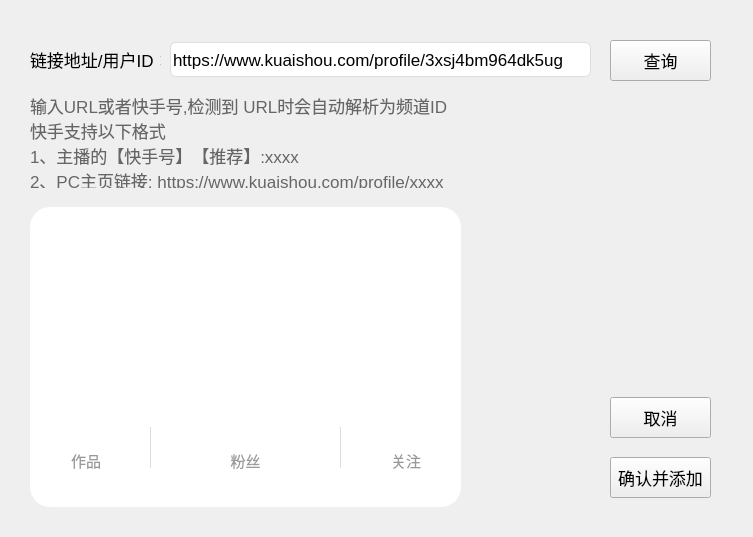
<?xml version="1.0" encoding="UTF-8"?>
<ui version="4.0">
 <class>MainWindow</class>
 <widget class="QMainWindow" name="MainWindow">
  <property name="geometry">
   <rect>
    <x>0</x>
    <y>0</y>
    <width>753</width>
    <height>537</height>
   </rect>
  </property>
  <property name="sizePolicy">
   <sizepolicy hsizetype="Fixed" vsizetype="Fixed">
    <horstretch>0</horstretch>
    <verstretch>0</verstretch>
   </sizepolicy>
  </property>
  <property name="windowTitle">
   <string>MainWindow</string>
  </property>
  <property name="toolButtonStyle">
   <enum>Qt::ToolButtonIconOnly</enum>
  </property>
  <property name="animated">
   <bool>true</bool>
  </property>
  <property name="dockOptions">
   <set>QMainWindow::AllowTabbedDocks|QMainWindow::AnimatedDocks</set>
  </property>
  <widget class="QWidget" name="centralwidget">
   <widget class="QLabel" name="label_2">
    <property name="geometry">
     <rect>
      <x>30</x>
      <y>47</y>
      <width>131</width>
      <height>25</height>
     </rect>
    </property>
    <property name="font">
     <font>
      <pointsize>13</pointsize>
     </font>
    </property>
    <property name="text">
     <string>链接地址/用户ID：</string>
    </property>
   </widget>
   <widget class="QPushButton" name="btnAdd">
    <property name="geometry">
     <rect>
      <x>610</x>
      <y>457</y>
      <width>101</width>
      <height>41</height>
     </rect>
    </property>
    <property name="font">
     <font>
      <pointsize>13</pointsize>
     </font>
    </property>
    <property name="text">
     <string>确认并添加</string>
    </property>
   </widget>
   <widget class="QLabel" name="label">
    <property name="geometry">
     <rect>
      <x>30</x>
      <y>97</y>
      <width>631</width>
      <height>91</height>
     </rect>
    </property>
    <property name="font">
     <font>
      <pointsize>13</pointsize>
     </font>
    </property>
    <property name="styleSheet">
     <string notr="true">QLabel{
	color:#666666
}</string>
    </property>
    <property name="text">
     <string>输入URL或者快手号,检测到 URL时会自动解析为频道ID
快手支持以下格式
1、主播的【快手号】【推荐】:xxxx
2、PC主页链接: https://www.kuaishou.com/profile/xxxx</string>
    </property>
   </widget>
   <widget class="QFrame" name="frame">
    <property name="geometry">
     <rect>
      <x>30</x>
      <y>207</y>
      <width>431</width>
      <height>300</height>
     </rect>
    </property>
    <property name="styleSheet">
     <string notr="true">QFrame{
	border-radius: 20px; 
	background-color: #FFFFFF; 
}</string>
    </property>
    <property name="frameShape">
     <enum>QFrame::StyledPanel</enum>
    </property>
    <property name="frameShadow">
     <enum>QFrame::Raised</enum>
    </property>
    <widget class="QWidget" name="layoutWidget_2">
     <property name="geometry">
      <rect>
       <x>150</x>
       <y>200</y>
       <width>131</width>
       <height>69</height>
      </rect>
     </property>
     <layout class="QVBoxLayout" name="verticalLayout_2">
      <item>
       <widget class="QLabel" name="lbl_fan">
        <property name="font">
         <font>
          <pointsize>18</pointsize>
         </font>
        </property>
        <property name="text">
         <string/>
        </property>
        <property name="alignment">
         <set>Qt::AlignCenter</set>
        </property>
       </widget>
      </item>
      <item>
       <widget class="QLabel" name="label_5">
        <property name="font">
         <font>
          <pointsize>11</pointsize>
         </font>
        </property>
        <property name="styleSheet">
         <string notr="true">QLabel{
	color:#999999
}</string>
        </property>
        <property name="text">
         <string>粉丝</string>
        </property>
        <property name="alignment">
         <set>Qt::AlignCenter</set>
        </property>
       </widget>
      </item>
     </layout>
    </widget>
    <widget class="QWidget" name="layoutWidget_3">
     <property name="geometry">
      <rect>
       <x>20</x>
       <y>200</y>
       <width>72</width>
       <height>69</height>
      </rect>
     </property>
     <layout class="QVBoxLayout" name="verticalLayout">
      <item>
       <widget class="QLabel" name="lbl_photo">
        <property name="font">
         <font>
          <pointsize>18</pointsize>
         </font>
        </property>
        <property name="text">
         <string/>
        </property>
        <property name="alignment">
         <set>Qt::AlignCenter</set>
        </property>
       </widget>
      </item>
      <item>
       <widget class="QLabel" name="label_4">
        <property name="font">
         <font>
          <pointsize>11</pointsize>
         </font>
        </property>
        <property name="styleSheet">
         <string notr="true">QLabel{
	color:#999999
}</string>
        </property>
        <property name="text">
         <string>作品</string>
        </property>
        <property name="alignment">
         <set>Qt::AlignCenter</set>
        </property>
       </widget>
      </item>
     </layout>
    </widget>
    <widget class="QWidget" name="layoutWidget_4">
     <property name="geometry">
      <rect>
       <x>340</x>
       <y>200</y>
       <width>72</width>
       <height>69</height>
      </rect>
     </property>
     <layout class="QVBoxLayout" name="verticalLayout_3">
      <item>
       <widget class="QLabel" name="lbl_follow">
        <property name="font">
         <font>
          <pointsize>18</pointsize>
         </font>
        </property>
        <property name="text">
         <string/>
        </property>
        <property name="alignment">
         <set>Qt::AlignCenter</set>
        </property>
       </widget>
      </item>
      <item>
       <widget class="QLabel" name="label_6">
        <property name="font">
         <font>
          <pointsize>11</pointsize>
         </font>
        </property>
        <property name="styleSheet">
         <string notr="true">QLabel{
	color:#999999
}</string>
        </property>
        <property name="text">
         <string>关注</string>
        </property>
        <property name="alignment">
         <set>Qt::AlignCenter</set>
        </property>
       </widget>
      </item>
     </layout>
    </widget>
    <widget class="QLabel" name="label_13">
     <property name="geometry">
      <rect>
       <x>120</x>
       <y>220</y>
       <width>1</width>
       <height>41</height>
      </rect>
     </property>
     <property name="font">
      <font>
       <pointsize>13</pointsize>
      </font>
     </property>
     <property name="styleSheet">
      <string notr="true">background-color:#dddddd</string>
     </property>
     <property name="text">
      <string/>
     </property>
    </widget>
    <widget class="QLabel" name="label_14">
     <property name="geometry">
      <rect>
       <x>310</x>
       <y>220</y>
       <width>1</width>
       <height>41</height>
      </rect>
     </property>
     <property name="font">
      <font>
       <pointsize>13</pointsize>
      </font>
     </property>
     <property name="styleSheet">
      <string notr="true">background-color:#dddddd</string>
     </property>
     <property name="text">
      <string/>
     </property>
    </widget>
    <widget class="QWidget" name="layoutWidget">
     <property name="geometry">
      <rect>
       <x>150</x>
       <y>20</y>
       <width>131</width>
       <height>170</height>
      </rect>
     </property>
     <layout class="QFormLayout" name="formLayout_2">
      <property name="fieldGrowthPolicy">
       <enum>QFormLayout::FieldsStayAtSizeHint</enum>
      </property>
      <property name="rowWrapPolicy">
       <enum>QFormLayout::DontWrapRows</enum>
      </property>
      <property name="labelAlignment">
       <set>Qt::AlignCenter</set>
      </property>
      <property name="formAlignment">
       <set>Qt::AlignCenter</set>
      </property>
      <item row="0" column="0">
       <widget class="QLabel" name="lbl_head">
        <property name="maximumSize">
         <size>
          <width>120</width>
          <height>120</height>
         </size>
        </property>
        <property name="font">
         <font>
          <pointsize>13</pointsize>
         </font>
        </property>
        <property name="text">
         <string/>
        </property>
        <property name="pixmap">
         <pixmap>../Res/head_u.png</pixmap>
        </property>
        <property name="scaledContents">
         <bool>true</bool>
        </property>
        <property name="alignment">
         <set>Qt::AlignCenter</set>
        </property>
       </widget>
      </item>
      <item row="1" column="0" colspan="2">
       <layout class="QFormLayout" name="formLayout">
        <property name="sizeConstraint">
         <enum>QLayout::SetDefaultConstraint</enum>
        </property>
        <property name="formAlignment">
         <set>Qt::AlignCenter</set>
        </property>
        <property name="horizontalSpacing">
         <number>0</number>
        </property>
        <property name="verticalSpacing">
         <number>3</number>
        </property>
        <item row="0" column="0">
         <widget class="QLabel" name="lbl_name">
          <property name="sizePolicy">
           <sizepolicy hsizetype="Maximum" vsizetype="Preferred">
            <horstretch>0</horstretch>
            <verstretch>0</verstretch>
           </sizepolicy>
          </property>
          <property name="font">
           <font>
            <pointsize>14</pointsize>
           </font>
          </property>
          <property name="layoutDirection">
           <enum>Qt::LeftToRight</enum>
          </property>
          <property name="text">
           <string/>
          </property>
          <property name="alignment">
           <set>Qt::AlignCenter</set>
          </property>
         </widget>
        </item>
        <item row="0" column="1">
         <widget class="QLabel" name="lbl_gender">
          <property name="enabled">
           <bool>true</bool>
          </property>
          <property name="sizePolicy">
           <sizepolicy hsizetype="Preferred" vsizetype="Preferred">
            <horstretch>0</horstretch>
            <verstretch>0</verstretch>
           </sizepolicy>
          </property>
          <property name="maximumSize">
           <size>
            <width>15</width>
            <height>15</height>
           </size>
          </property>
          <property name="sizeIncrement">
           <size>
            <width>5</width>
            <height>5</height>
           </size>
          </property>
          <property name="baseSize">
           <size>
            <width>0</width>
            <height>0</height>
           </size>
          </property>
          <property name="font">
           <font>
            <pointsize>11</pointsize>
           </font>
          </property>
          <property name="focusPolicy">
           <enum>Qt::NoFocus</enum>
          </property>
          <property name="acceptDrops">
           <bool>false</bool>
          </property>
          <property name="layoutDirection">
           <enum>Qt::LeftToRight</enum>
          </property>
          <property name="frameShape">
           <enum>QFrame::NoFrame</enum>
          </property>
          <property name="frameShadow">
           <enum>QFrame::Plain</enum>
          </property>
          <property name="lineWidth">
           <number>1</number>
          </property>
          <property name="text">
           <string/>
          </property>
          <property name="textFormat">
           <enum>Qt::AutoText</enum>
          </property>
          <property name="scaledContents">
           <bool>true</bool>
          </property>
          <property name="alignment">
           <set>Qt::AlignCenter</set>
          </property>
          <property name="wordWrap">
           <bool>false</bool>
          </property>
          <property name="margin">
           <number>0</number>
          </property>
          <property name="indent">
           <number>-1</number>
          </property>
          <property name="openExternalLinks">
           <bool>false</bool>
          </property>
         </widget>
        </item>
       </layout>
      </item>
     </layout>
    </widget>
   </widget>
   <widget class="QLineEdit" name="lineEdit">
    <property name="geometry">
     <rect>
      <x>170</x>
      <y>42</y>
      <width>421</width>
      <height>35</height>
     </rect>
    </property>
    <property name="font">
     <font>
      <pointsize>13</pointsize>
     </font>
    </property>
    <property name="styleSheet">
     <string notr="true">QLineEdit{
	color: #000000;
	border: 1px solid #dddddd; 
	border-radius: 6px;
	background-color:#ffffff;
}</string>
    </property>
    <property name="text">
     <string>https://www.kuaishou.com/profile/3xsj4bm964dk5ug</string>
    </property>
   </widget>
   <widget class="QPushButton" name="btnCancel">
    <property name="geometry">
     <rect>
      <x>610</x>
      <y>397</y>
      <width>101</width>
      <height>41</height>
     </rect>
    </property>
    <property name="font">
     <font>
      <pointsize>13</pointsize>
     </font>
    </property>
    <property name="text">
     <string>取消</string>
    </property>
   </widget>
   <widget class="QPushButton" name="btnQuery">
    <property name="geometry">
     <rect>
      <x>610</x>
      <y>40</y>
      <width>101</width>
      <height>41</height>
     </rect>
    </property>
    <property name="font">
     <font>
      <pointsize>13</pointsize>
     </font>
    </property>
    <property name="text">
     <string>查询</string>
    </property>
   </widget>
  </widget>
 </widget>
 <resources/>
 <connections/>
</ui>
